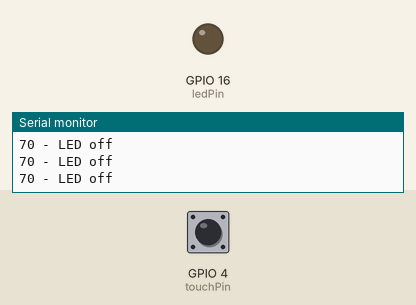
Bench run of a program on a simulated ESP32. On the bench: output pins drawn as LEDs (lit = HIGH), the last lines printed to the serial monitor. The test bench sets the inputs (shaded band); at power-on: GPIO 4 (touchPin) HIGH.

Above: at 2.2 s.
2.3 s: GPIO 4 (touchPin) pulled LOW for 0.6 s
At 2.9 s:
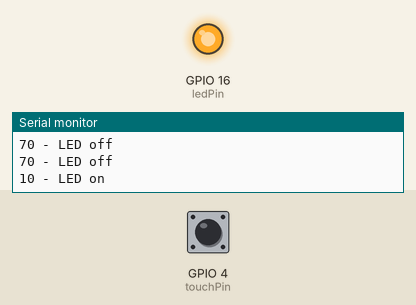
4.5 s: GPIO 4 (touchPin) pulled LOW for 3.2 s
At 9.2 s:
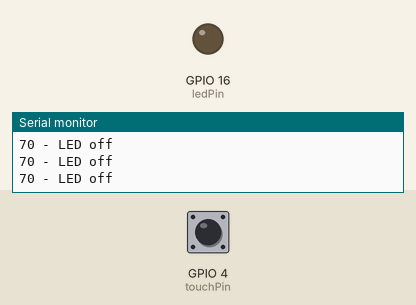
Timing chart, 0 to 10.7 s (numbered marks = the images above; inputs shaded):
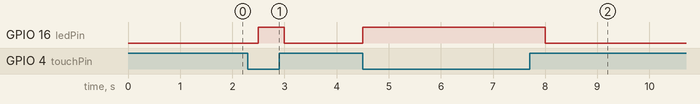

The program:

main.cpp
```cpp
#include <Arduino.h>

// set pin numbers
#define touchPin T0 //GIPO 4
const int ledPin = 16;

// set the threshold
const int threshold = 20;
// variable for storing the touch pin value
int touchValue;

void setup(){
  Serial.begin(115200);
  delay(1000); //time to bring up serial monitor
  // initialize the LED pin as an output
  pinMode (ledPin, OUTPUT);
}

void loop(){
  // read the state of the pushbutton value
  touchValue = touchRead(touchPin);
  Serial.print(touchValue);
  // check if the touch pin value is below the threshold
  if(touchValue < threshold){
    // if it is, turn the led on
    digitalWrite(ledPin, HIGH);
    Serial.println(" - LED on");
  }
  else{
    // if not, turn off
    digitalWrite(ledPin, LOW);
    Serial.println(" - LED off");
  }
  delay(500);
}
```

Measured:
- after the input at 2.3 s, GPIO 16 (ledPin): LOW → HIGH after 0.20 s, → LOW 0.50 s later
- after the input at 4.5 s, GPIO 16 (ledPin): LOW → HIGH at once, → LOW 3.5 s later
